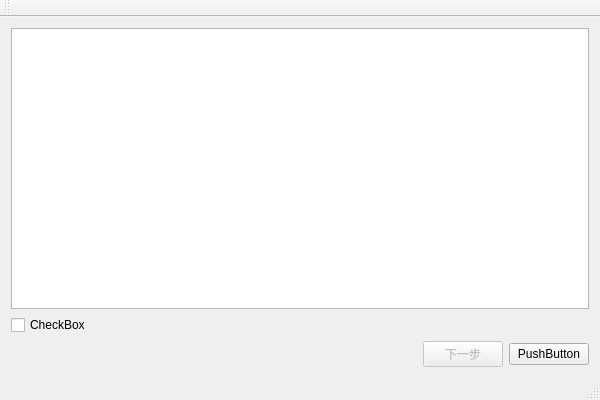
<?xml version="1.0" encoding="UTF-8"?>
<ui version="4.0">
 <class>Test5_1BClass</class>
 <widget class="QMainWindow" name="Test5_1BClass">
  <property name="geometry">
   <rect>
    <x>0</x>
    <y>0</y>
    <width>600</width>
    <height>400</height>
   </rect>
  </property>
  <property name="windowTitle">
   <string>Test5_1B</string>
  </property>
  <widget class="QWidget" name="centralWidget">
   <layout class="QVBoxLayout" name="verticalLayout">
    <item>
     <widget class="QTextBrowser" name="textBrowser"/>
    </item>
    <item>
     <widget class="QCheckBox" name="cbxAgree">
      <property name="text">
       <string>CheckBox</string>
      </property>
     </widget>
    </item>
    <item>
     <layout class="QHBoxLayout" name="horizontalLayout">
      <item>
       <spacer name="horizontalSpacer">
        <property name="orientation">
         <enum>Qt::Horizontal</enum>
        </property>
        <property name="sizeHint" stdset="0">
         <size>
          <width>40</width>
          <height>20</height>
         </size>
        </property>
       </spacer>
      </item>
      <item>
       <widget class="QPushButton" name="btnNext">
        <property name="enabled">
         <bool>false</bool>
        </property>
        <property name="text">
         <string>下一步</string>
        </property>
       </widget>
      </item>
      <item>
       <widget class="QPushButton" name="pushButton">
        <property name="text">
         <string>PushButton</string>
        </property>
       </widget>
      </item>
     </layout>
    </item>
   </layout>
  </widget>
  <widget class="QMenuBar" name="menuBar">
   <property name="geometry">
    <rect>
     <x>0</x>
     <y>0</y>
     <width>600</width>
     <height>23</height>
    </rect>
   </property>
  </widget>
  <widget class="QToolBar" name="mainToolBar">
   <attribute name="toolBarArea">
    <enum>TopToolBarArea</enum>
   </attribute>
   <attribute name="toolBarBreak">
    <bool>false</bool>
   </attribute>
  </widget>
  <widget class="QStatusBar" name="statusBar"/>
 </widget>
 <layoutdefault spacing="6" margin="11"/>
 <resources>
  <include location="Test5_1B.qrc"/>
 </resources>
 <connections/>
</ui>
